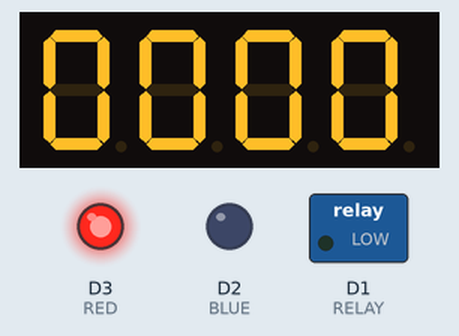
The sketch below on a simulated ESP8266 (NodeMCU). On the bench: 4-digit seven-segment display, switched loads named in the sketch (green lamp = pin HIGH), output pins drawn as LEDs (lit = HIGH).

Above: at 1.1 s.
At 5.7 s:
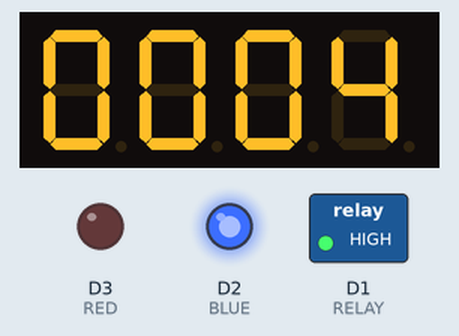
At 10.8 s:
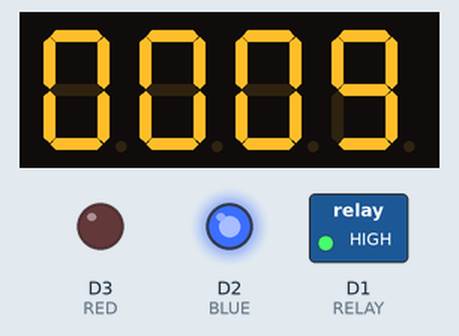
At 19.9 s:
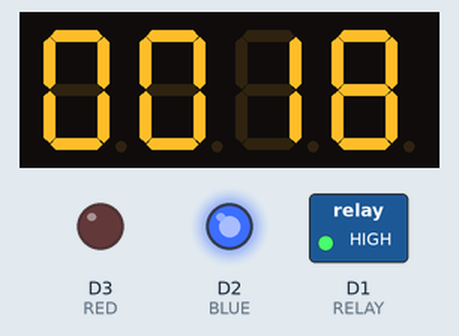
At 29.1 s:
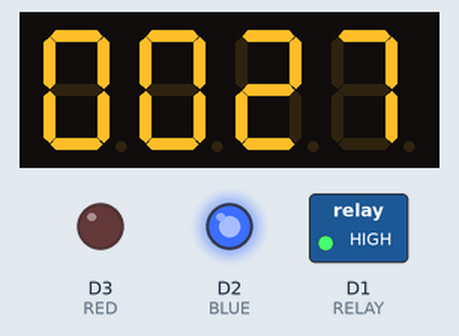
At 39.3 s:
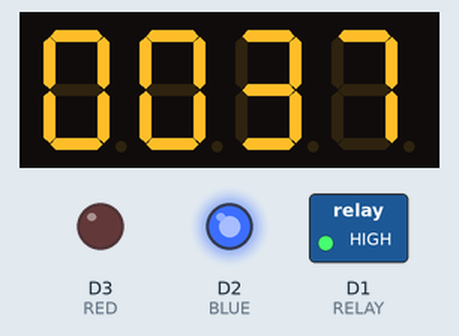
Timing chart, 0 to 40.0 s (numbered marks = the images above):
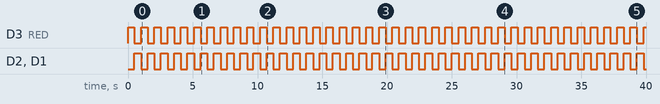

The sketch:

vlights_01.ino
```cpp
#include <ESP8266WiFi.h>
#include <TM1637Display.h>

#define RELAY D1
#define BLUE D2
#define RED D3

unsigned int numCounter = 0;

const int CLK = D5; //Set the CLK pin connection to the display
const int DIO = D4; //Set the DIO pin connection to the display

TM1637Display display(CLK, DIO); //set up the 4-Digit Display.

void setup()
{
	pinMode(RELAY, OUTPUT);
	pinMode(BLUE, OUTPUT);
	pinMode(RED, OUTPUT);
	display.setBrightness(0x0a);
}

void loop()
{
	digitalWrite(RELAY, LOW);
	digitalWrite(BLUE, LOW);
	digitalWrite(RED, HIGH);
	delay(500);
	digitalWrite(RELAY, HIGH);
	digitalWrite(BLUE, HIGH);
	digitalWrite(RED, LOW);
	delay(500);

	display.showNumberDec(numCounter++%9999, true);

}
```

Measured:
- by itself, D3 (RED): alternates HIGH for 0.50 s and LOW for 0.52 s
- by itself, D2 (BLUE), D1 (RELAY): alternates HIGH for 0.52 s and LOW for 0.50 s
- what the display in image 0 shows lasts 1.0 s, from 1.0 s to 2.0 s
